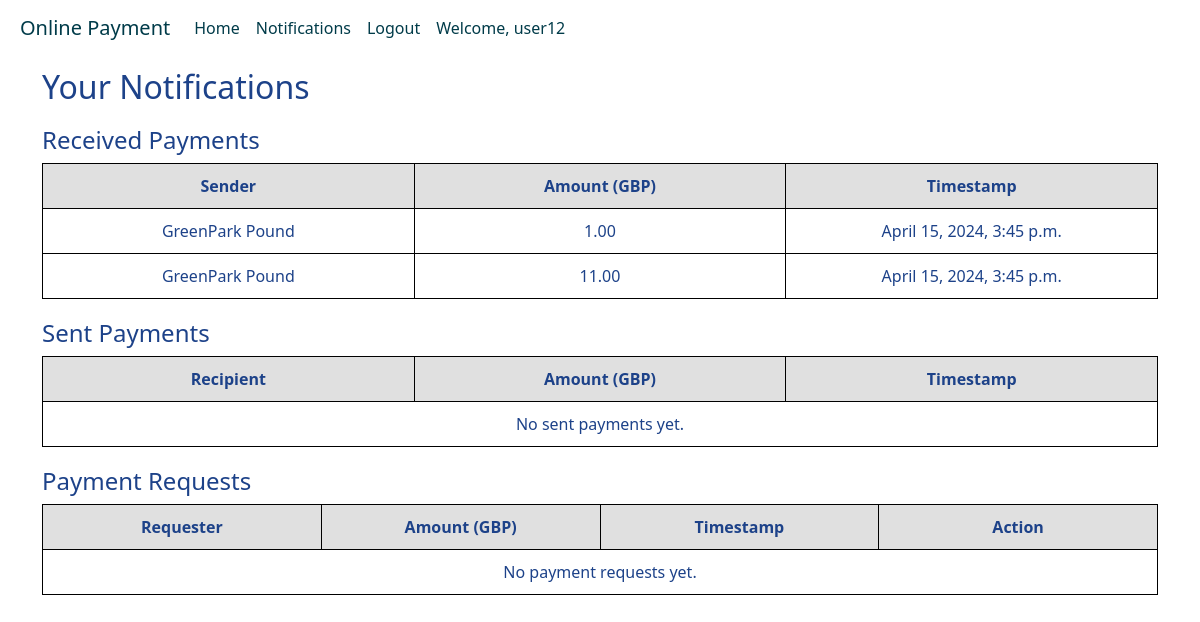
/payapp/notifications/ (signed in), run on an earlier commit of the app's database.
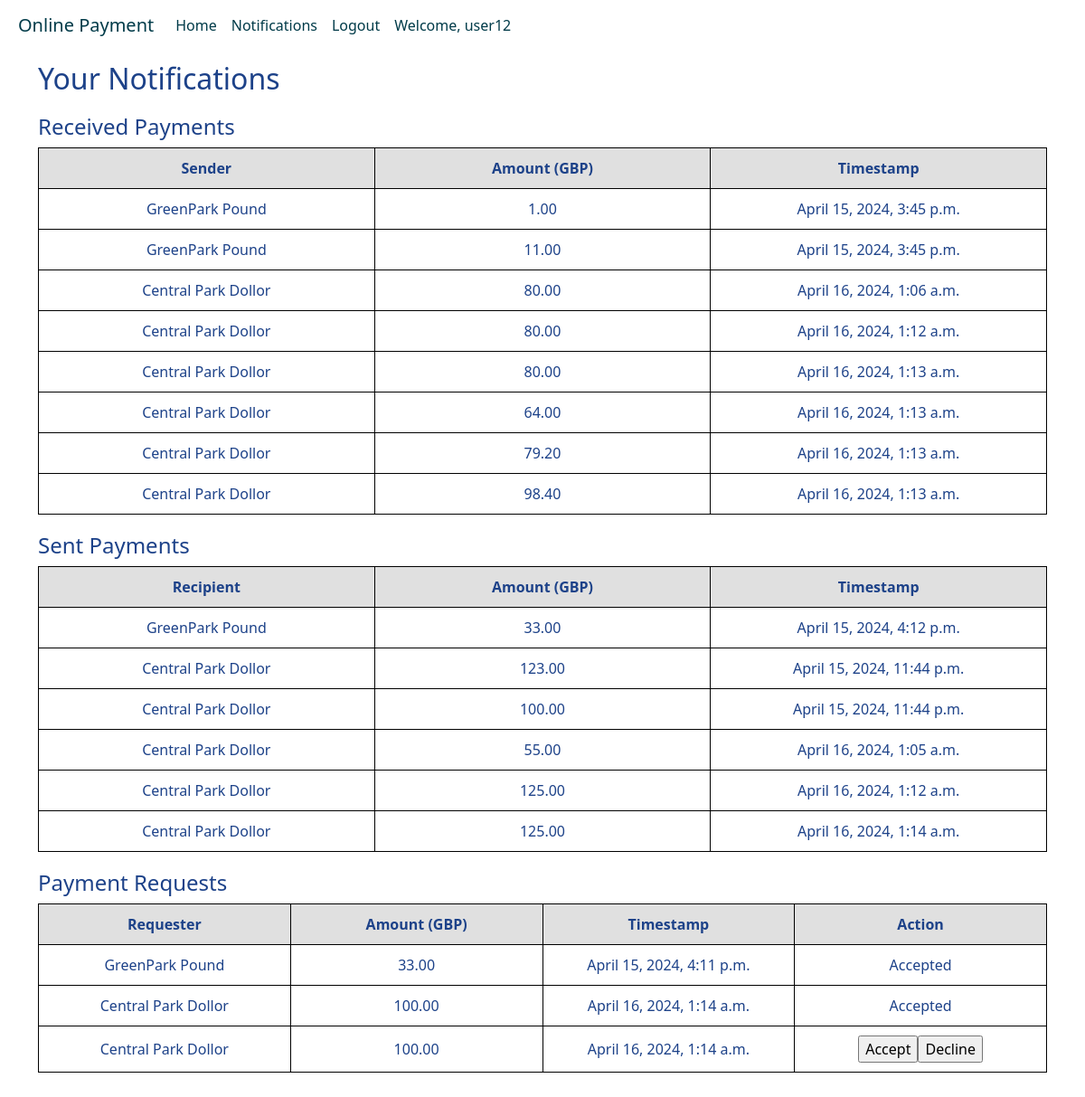
And on a later commit of the database.
### register/models.py (models this page shows, shortened)
class UserProfile(models.Model):
    user = models.OneToOneField(User, on_delete=models.CASCADE)
    first_name = models.CharField(max_length=100)
    last_name = models.CharField(max_length=100)
    email = models.EmailField()
    currency = models.CharField(max_length=3)
    balance = models.DecimalField(max_digits=10, decimal_places=2, default=1000)
    timestamp = models.DateTimeField(auto_now_add=True)

### payapp/models.py (models this page shows, shortened)
class Transaction(models.Model):
    sender = models.ForeignKey(UserProfile, on_delete=models.CASCADE, related_name='sent_transactions')
    recipient = models.ForeignKey(UserProfile, on_delete=models.CASCADE, related_name='received_transactions')
    amount = models.DecimalField(max_digits=10, decimal_places=2)
    timestamp = models.DateTimeField(auto_now_add=True)

class PaymentRequest(models.Model):
    sender = models.ForeignKey(UserProfile, related_name='sent_payment_requests', on_delete=models.CASCADE)
    recipient = models.ForeignKey(UserProfile, related_name='received_payment_requests', on_delete=models.CASCADE)
    amount = models.DecimalField(max_digits=10, decimal_places=2)
    timestamp = models.DateTimeField(auto_now_add=True)
    is_accepted = models.BooleanField(null=True, blank=True)

### payapp/views.py (the view)
# urls.py: path('notifications/', views.notifications, name='notifications'),
@login_required
def notifications(request):
    received_payments = Transaction.objects.filter(recipient=request.user.userprofile)
    sent_payments = Transaction.objects.filter(sender=request.user.userprofile)
    payment_requests = PaymentRequest.objects.filter(sender=request.user.userprofile)
    user_currency = request.user.userprofile.currency
    return render(request, 'notifications.html', {
        'received_payments': received_payments,
        'sent_payments': sent_payments,
        'payment_requests': payment_requests,
        'user_currency': user_currency
    })

### templates/notifications.html (shortened to what this page needs)
{% extends './base.html' %}
{% block content %}
    <h2>Your Notifications</h2>
    <h4>Received Payments</h4>
    <table>
        <tr>
            <th>Sender</th>
            <th>Amount ({{ user_currency }})</th>
            <th>Timestamp</th>
        </tr>
        {% for payment in received_payments %}
            <tr>
                <td>{{ payment.sender.user.first_name }} {{ payment.sender.user.last_name }}</td>
                <td>{{ payment.amount }}</td>
                <td>{{ payment.timestamp }}</td>
            </tr>
        {% empty %}
            <tr>
                <td colspan="3">No received payments yet.</td>
            </tr>
        {% endfor %}
    </table>
    <h4>Sent Payments</h4>
    <table>
        <tr>
            <th>Recipient</th>
            <th>Amount ({{ user_currency }})</th>
            <th>Timestamp</th>
        </tr>
        {% for payment in sent_payments %}
            <tr>
                <td>{{ payment.recipient.user.first_name }} {{ payment.recipient.user.last_name }}</td>
                <td>{{ payment.amount }}</td>
                <td>{{ payment.timestamp }}</td>
            </tr>
        {% empty %}
            <tr>
                <td colspan="3">No sent payments yet.</td>
            </tr>
        {% endfor %}
    </table>
    <h4>Payment Requests</h4>
    <table>
        <tr>
            <th>Requester</th>
            <th>Amount ({{ user_currency }})</th>
            <th>Timestamp</th>
            <th>Action</th>
        </tr>
        {% for request in payment_requests %}
            <tr>
                <td>{{ request.recipient.user.first_name }} {{ request.recipient.user.last_name }}</td>
                <td>{{ request.amount }}</td>
                <td>{{ request.timestamp }}</td>
                <td>
                    {% if request.is_accepted == None %}
                        <form method="post" style="display: flex; justify-content: center;">
                            <input type="submit" value="Accept" onclick="this.form.action='{% url 'accept_payment_request' request.id %}';">
                            <input type="submit" value="Decline" onclick="this.form.action='{% url 'decline_payment_request' request.id %}';">
                        </form>
                    {% elif request.is_accepted %}
                        Accepted
                    {% else %}
                        Declined
                    {% endif %}
                </td>
        {% empty %}
            <tr>
                <td colspan="4">No payment requests yet.</td>
            </tr>
        {% endfor %}
    </table>
{% endblock %}

### templates/base.html (shortened to what this page needs)
<!DOCTYPE html>
<html lang="en">
<head>
    {% load crispy_forms_tags %}
    <link href="https://cdn.jsdelivr.net/npm/bootstrap@5.3.0-alpha1/dist/css/bootstrap.min.css" rel="stylesheet">
</head>
<body>
<nav class="navbar navbar-expand-lg navbar-light fixed-top">
    <a class="navbar-brand" href="/register/user-list">Online Payment</a>
    <div class="collapse navbar-collapse" id="navbarText">
        <ul class="navbar-nav mr-auto">
            {% if user.is_authenticated %}
                <li class="nav-item">
                    <a class="nav-link" href="/register/user-list">Home</a>
                </li>
                <li class="nav-item">
                    <a class="nav-link" href="/payapp/notifications">Notifications</a>
                </li>
                <li class="nav-item">
                    <a class="nav-link" href="/register/logout">Logout</a>
                </li>
                <li class="nav-item">
                    <a class="nav-link" href="#">Welcome, {{user.username}}</a>
                </li>
            {% else %}
                <li class="nav-item">
                    <a class="nav-link" href="/register/login">Login</a>
                </li>
            {% endif %}
        </ul>
    </div>
</nav>
<div class="container py-5" id="content" name="content">
    {% block content %}
    {% endblock %}
</div>
</body>
</html>

### templates/base.html (style rules this page uses)
body { color: #1d4289; }
.navbar { background-color: #fff; }
.navbar .nav-link { color: #003b49 }
.navbar-brand { margin-left: 20px; color: #003b49 }
#content { margin-top: 20px; }

### templates/notifications.html (style rules this page uses)
h4 { margin-top: 20px; }
table { width: 100%; border-collapse: collapse; }
th, td { border: 1px solid black; padding: 10px; width: 25%; text-align: center; }
tr:nth-child(1) { background-color: #e0e0e0; }

What changed in the data, as far as the page shows it:
added Transaction: sender.user.first_name "Central Park", sender.user.last_name "Dollor", amount "80.00", timestamp "April 16, 2024, 1:06 a.m.", shown under "Received Payments"
added Transaction: sender.user.first_name "Central Park", sender.user.last_name "Dollor", amount "80.00", timestamp "April 16, 2024, 1:12 a.m.", shown under "Received Payments"
added Transaction: sender.user.first_name "Central Park", sender.user.last_name "Dollor", amount "80.00", timestamp "April 16, 2024, 1:13 a.m.", shown under "Received Payments"
added Transaction: sender.user.first_name "Central Park", sender.user.last_name "Dollor", amount "64.00", timestamp "April 16, 2024, 1:13 a.m.", shown under "Received Payments"
added Transaction: sender.user.first_name "Central Park", sender.user.last_name "Dollor", amount "79.20", timestamp "April 16, 2024, 1:13 a.m.", shown under "Received Payments"
added Transaction: sender.user.first_name "Central Park", sender.user.last_name "Dollor", amount "98.40", timestamp "April 16, 2024, 1:13 a.m.", shown under "Received Payments"
added Transaction: recipient.user.first_name "GreenPark", recipient.user.last_name "Pound", amount "33.00", timestamp "April 15, 2024, 4:12 p.m.", shown under "Sent Payments"
added Transaction: recipient.user.first_name "Central Park", recipient.user.last_name "Dollor", amount "123.00", timestamp "April 15, 2024, 11:44 p.m.", shown under "Sent Payments"
added Transaction: recipient.user.first_name "Central Park", recipient.user.last_name "Dollor", amount "100.00", timestamp "April 15, 2024, 11:44 p.m.", shown under "Sent Payments"
added Transaction: recipient.user.first_name "Central Park", recipient.user.last_name "Dollor", amount "55.00", timestamp "April 16, 2024, 1:05 a.m.", shown under "Sent Payments"
added Transaction: recipient.user.first_name "Central Park", recipient.user.last_name "Dollor", amount "125.00", timestamp "April 16, 2024, 1:12 a.m.", shown under "Sent Payments"
added Transaction: recipient.user.first_name "Central Park", recipient.user.last_name "Dollor", amount "125.00", timestamp "April 16, 2024, 1:14 a.m.", shown under "Sent Payments"
added PaymentRequest: recipient.user.first_name "GreenPark", recipient.user.last_name "Pound", amount "33.00", timestamp "April 15, 2024, 4:11 p.m.", is_accepted "Accepted"
added PaymentRequest: recipient.user.first_name "Central Park", recipient.user.last_name "Dollor", amount "100.00", timestamp "April 16, 2024, 1:14 a.m.", is_accepted "Accepted"
added PaymentRequest: recipient.user.first_name "Central Park", recipient.user.last_name "Dollor", amount "100.00", timestamp "April 16, 2024, 1:14 a.m.", id "Accept", id "Decline"
Also different on the page:
text no longer shown: "No sent payments yet. No payment requests yet."
